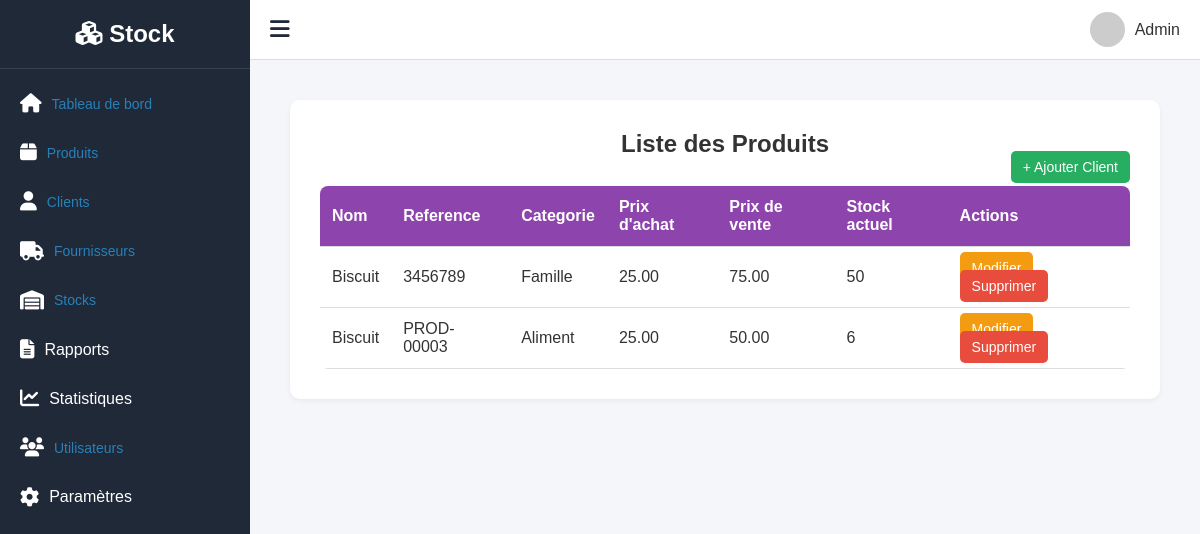
/produits/liste_produits/, run on an earlier commit of the app's database.
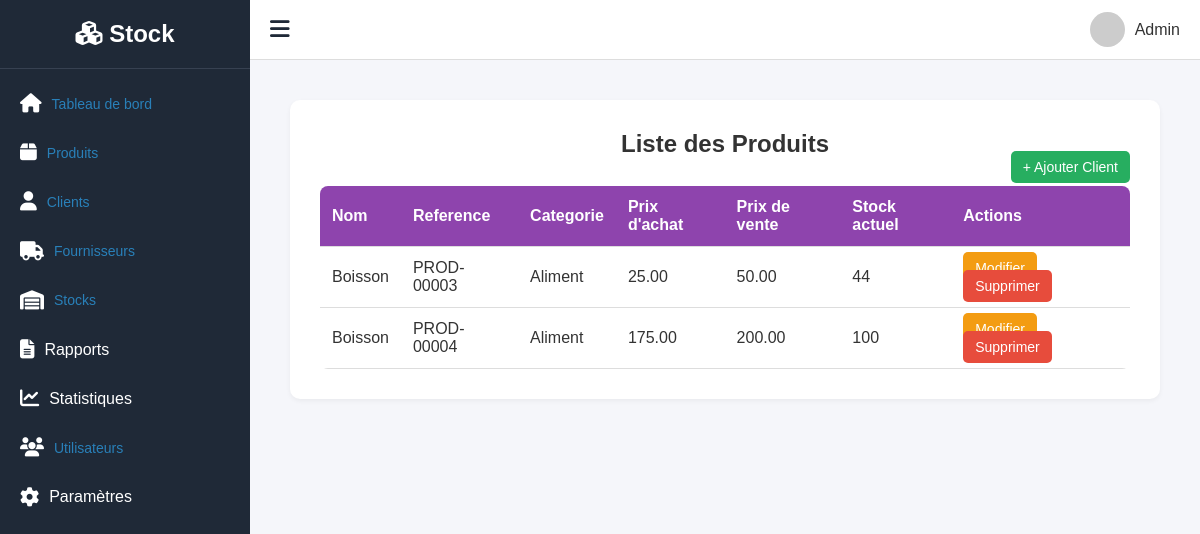
And on a later commit of the database.
### produit/models.py (models this page shows, shortened)
class Produit(models.Model):
    nom = models.CharField(max_length=150)
    reference = models.CharField(max_length=100, unique=True)
    categorie = models.ForeignKey(Categorie, on_delete=models.SET_NULL, null=True, related_name="produits")
    prix_achat = models.DecimalField(max_digits=10, decimal_places=2)
    prix_vente = models.DecimalField(max_digits=10, decimal_places=2)
    code_barre_image = models.ImageField(upload_to='barcodes/', blank=True)
    seuil_min = models.PositiveIntegerField(default=0)
    seuil_max = models.PositiveIntegerField(default=100)
    stock_actuel = models.PositiveIntegerField(default=0)

class Categorie(models.Model):
    nom = models.CharField(max_length=100)
    description = models.TextField(blank=True, null=True)
    def __str__(self):
        return self.nom

### produit/views.py (the view)
# urls.py: path('liste_produits/', views.liste_produits, name='liste_produits'),
def liste_produits(request):
    produits = Produit.objects.select_related('categorie').all()
    return render(request, 'produits/liste_produits.html', {'produits': produits})

### templates/produits/liste_produits.html
{% extends 'gesstock/base.html' %}
{% block content %}
  <div class="container">
    <h2>Liste des Produits</h2>
    <div class="top-buttons">
      <a href="{% url 'ajouter_produit' %}" class="btn btn-add">+ Ajouter Client</a>
    </div>
    <table class="table">
      <tr>
        <th>Nom</th>
        <th>Reference</th>
        <th>Categorie</th>
        <th>Prix d'achat</th>
        <th>Prix de vente</th>
        <th>Stock actuel</th>
        <th>Actions</th>
      </tr>
      {% for produit in produits %}
        <tr>
          <td>{{ produit.nom }}</td>
          <td>{{ produit.reference }}</td>
          <td>{{ produit.categorie }}</td>
          <td>{{ produit.prix_achat }}</td>
          <td>{{ produit.prix_vente }}</td>
          <td>{{ produit.stock_actuel }}</td>
          <td>
            <a class="btn btn-edit" href="{% url 'modifier_produit' produit.id %}">Modifier</a>
            <a class="btn btn-delete" href="{% url 'supprimer_produit' produit.id %}">Supprimer</a>
          </td>
        </tr>
      {% empty %}
        <tr>
          <td colspan="5">Aucun produit trouvé</td>
        </tr>
      {% endfor %}
    </table>
  </div>
{% endblock %}

What changed in the data, as far as the page shows it:
removed Produit: nom "Biscuit", reference "3456789", categorie "Famille", prix_achat "25.00", prix_vente "75.00", stock_actuel "50"
changed Produit "PROD-00003": nom "Biscuit" → "Boisson"; stock_actuel "6" → "44"
added Produit: nom "Boisson", reference "PROD-00004", categorie "Aliment", prix_achat "175.00", prix_vente "200.00", stock_actuel "100"
